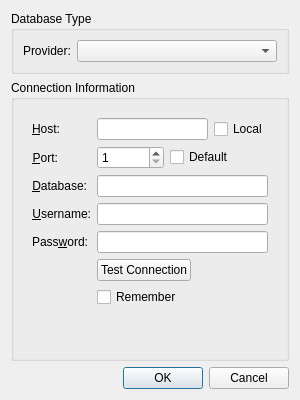
<?xml version="1.0" encoding="UTF-8"?>
<ui version="4.0">
 <class>DialogDatabaseConfig</class>
 <widget class="QDialog" name="DialogDatabaseConfig">
  <property name="windowModality">
   <enum>Qt::ApplicationModal</enum>
  </property>
  <property name="geometry">
   <rect>
    <x>0</x>
    <y>0</y>
    <width>300</width>
    <height>400</height>
   </rect>
  </property>
  <property name="windowTitle">
   <string>Configure Database Connection</string>
  </property>
  <property name="modal">
   <bool>true</bool>
  </property>
  <layout class="QVBoxLayout" name="_2">
   <item>
    <widget class="QGroupBox" name="groupBoxDatabaseType">
     <property name="title">
      <string>Database Type</string>
     </property>
     <layout class="QFormLayout" name="formLayout_2">
      <item row="0" column="0">
       <widget class="QLabel" name="labelType">
        <property name="text">
         <string>Provider:</string>
        </property>
        <property name="buddy">
         <cstring>comboBoxDatabaseType</cstring>
        </property>
       </widget>
      </item>
      <item row="0" column="1">
       <widget class="QComboBox" name="comboBoxDatabaseType"/>
      </item>
     </layout>
    </widget>
   </item>
   <item>
    <widget class="QGroupBox" name="groupBox">
     <property name="title">
      <string>Connection Information</string>
     </property>
     <layout class="QVBoxLayout" name="verticalLayout_2">
      <item>
       <widget class="QStackedWidget" name="stackedWidgetDatabases">
        <property name="currentIndex">
         <number>0</number>
        </property>
        <widget class="QWidget" name="pageMySQL">
         <layout class="QFormLayout" name="formLayout">
          <item row="0" column="0">
           <widget class="QLabel" name="labelHost">
            <property name="text">
             <string>&amp;Host:</string>
            </property>
            <property name="alignment">
             <set>Qt::AlignRight|Qt::AlignTrailing|Qt::AlignVCenter</set>
            </property>
            <property name="buddy">
             <cstring>lineEditHost</cstring>
            </property>
           </widget>
          </item>
          <item row="0" column="1">
           <layout class="QHBoxLayout" name="horizontalLayout_2">
            <item>
             <widget class="QLineEdit" name="lineEditHost"/>
            </item>
            <item>
             <widget class="QCheckBox" name="checkBoxLocal">
              <property name="text">
               <string>Local</string>
              </property>
             </widget>
            </item>
           </layout>
          </item>
          <item row="1" column="0">
           <widget class="QLabel" name="labelPort">
            <property name="text">
             <string>&amp;Port:</string>
            </property>
            <property name="alignment">
             <set>Qt::AlignRight|Qt::AlignTrailing|Qt::AlignVCenter</set>
            </property>
            <property name="buddy">
             <cstring>spinBoxPort</cstring>
            </property>
           </widget>
          </item>
          <item row="1" column="1">
           <layout class="QHBoxLayout" name="horizontalLayout_3">
            <item>
             <widget class="QSpinBox" name="spinBoxPort">
              <property name="sizePolicy">
               <sizepolicy hsizetype="Fixed" vsizetype="Fixed">
                <horstretch>0</horstretch>
                <verstretch>0</verstretch>
               </sizepolicy>
              </property>
              <property name="minimum">
               <number>1</number>
              </property>
              <property name="maximum">
               <number>999999</number>
              </property>
             </widget>
            </item>
            <item>
             <widget class="QCheckBox" name="checkBoxDefaultPort">
              <property name="text">
               <string>Default</string>
              </property>
             </widget>
            </item>
           </layout>
          </item>
          <item row="2" column="0">
           <widget class="QLabel" name="labelDatabase">
            <property name="text">
             <string>&amp;Database:</string>
            </property>
            <property name="alignment">
             <set>Qt::AlignRight|Qt::AlignTrailing|Qt::AlignVCenter</set>
            </property>
            <property name="buddy">
             <cstring>lineEditDatabase</cstring>
            </property>
           </widget>
          </item>
          <item row="2" column="1">
           <widget class="QLineEdit" name="lineEditDatabase"/>
          </item>
          <item row="3" column="0">
           <widget class="QLabel" name="labelUserName">
            <property name="text">
             <string>&amp;Username:</string>
            </property>
            <property name="alignment">
             <set>Qt::AlignRight|Qt::AlignTrailing|Qt::AlignVCenter</set>
            </property>
            <property name="buddy">
             <cstring>lineEditUser</cstring>
            </property>
           </widget>
          </item>
          <item row="3" column="1">
           <widget class="QLineEdit" name="lineEditUser"/>
          </item>
          <item row="4" column="0">
           <widget class="QLabel" name="labelPassword">
            <property name="text">
             <string>Pass&amp;word:</string>
            </property>
            <property name="alignment">
             <set>Qt::AlignRight|Qt::AlignTrailing|Qt::AlignVCenter</set>
            </property>
            <property name="buddy">
             <cstring>lineEditPassword</cstring>
            </property>
           </widget>
          </item>
          <item row="4" column="1">
           <widget class="QLineEdit" name="lineEditPassword">
            <property name="echoMode">
             <enum>QLineEdit::Password</enum>
            </property>
           </widget>
          </item>
          <item row="5" column="1">
           <widget class="QPushButton" name="pushButtonTest">
            <property name="sizePolicy">
             <sizepolicy hsizetype="Fixed" vsizetype="Fixed">
              <horstretch>0</horstretch>
              <verstretch>0</verstretch>
             </sizepolicy>
            </property>
            <property name="text">
             <string>Test Connection</string>
            </property>
           </widget>
          </item>
          <item row="6" column="1">
           <widget class="QCheckBox" name="checkBoxRemember">
            <property name="text">
             <string>Remember</string>
            </property>
           </widget>
          </item>
          <item row="7" column="1">
           <spacer name="verticalSpacer_2">
            <property name="orientation">
             <enum>Qt::Vertical</enum>
            </property>
            <property name="sizeHint" stdset="0">
             <size>
              <width>20</width>
              <height>40</height>
             </size>
            </property>
           </spacer>
          </item>
         </layout>
        </widget>
        <widget class="QWidget" name="pageSQLite">
         <layout class="QVBoxLayout" name="verticalLayout_3">
          <item>
           <layout class="QHBoxLayout" name="horizontalLayout">
            <item>
             <widget class="QLabel" name="labelDatabaseLocation">
              <property name="text">
               <string>&amp;Database:</string>
              </property>
              <property name="buddy">
               <cstring>lineEditDatabaseLocation</cstring>
              </property>
             </widget>
            </item>
            <item>
             <widget class="QLineEdit" name="lineEditDatabaseLocation"/>
            </item>
            <item>
             <widget class="QToolButton" name="toolButtonSelectDBFile">
              <property name="text">
               <string>...</string>
              </property>
             </widget>
            </item>
           </layout>
          </item>
          <item>
           <spacer name="verticalSpacer">
            <property name="orientation">
             <enum>Qt::Vertical</enum>
            </property>
            <property name="sizeHint" stdset="0">
             <size>
              <width>20</width>
              <height>227</height>
             </size>
            </property>
           </spacer>
          </item>
         </layout>
        </widget>
       </widget>
      </item>
     </layout>
    </widget>
   </item>
   <item>
    <widget class="QDialogButtonBox" name="buttonBox">
     <property name="orientation">
      <enum>Qt::Horizontal</enum>
     </property>
     <property name="standardButtons">
      <set>QDialogButtonBox::Cancel|QDialogButtonBox::Ok</set>
     </property>
    </widget>
   </item>
  </layout>
 </widget>
 <tabstops>
  <tabstop>comboBoxDatabaseType</tabstop>
  <tabstop>lineEditHost</tabstop>
  <tabstop>spinBoxPort</tabstop>
  <tabstop>checkBoxDefaultPort</tabstop>
  <tabstop>lineEditDatabase</tabstop>
  <tabstop>lineEditUser</tabstop>
  <tabstop>lineEditPassword</tabstop>
  <tabstop>pushButtonTest</tabstop>
  <tabstop>checkBoxRemember</tabstop>
  <tabstop>buttonBox</tabstop>
 </tabstops>
 <resources/>
 <connections>
  <connection>
   <sender>buttonBox</sender>
   <signal>accepted()</signal>
   <receiver>DialogDatabaseConfig</receiver>
   <slot>accept()</slot>
   <hints>
    <hint type="sourcelabel">
     <x>222</x>
     <y>396</y>
    </hint>
    <hint type="destinationlabel">
     <x>157</x>
     <y>274</y>
    </hint>
   </hints>
  </connection>
  <connection>
   <sender>buttonBox</sender>
   <signal>rejected()</signal>
   <receiver>DialogDatabaseConfig</receiver>
   <slot>reject()</slot>
   <hints>
    <hint type="sourcelabel">
     <x>290</x>
     <y>402</y>
    </hint>
    <hint type="destinationlabel">
     <x>286</x>
     <y>274</y>
    </hint>
   </hints>
  </connection>
 </connections>
</ui>
